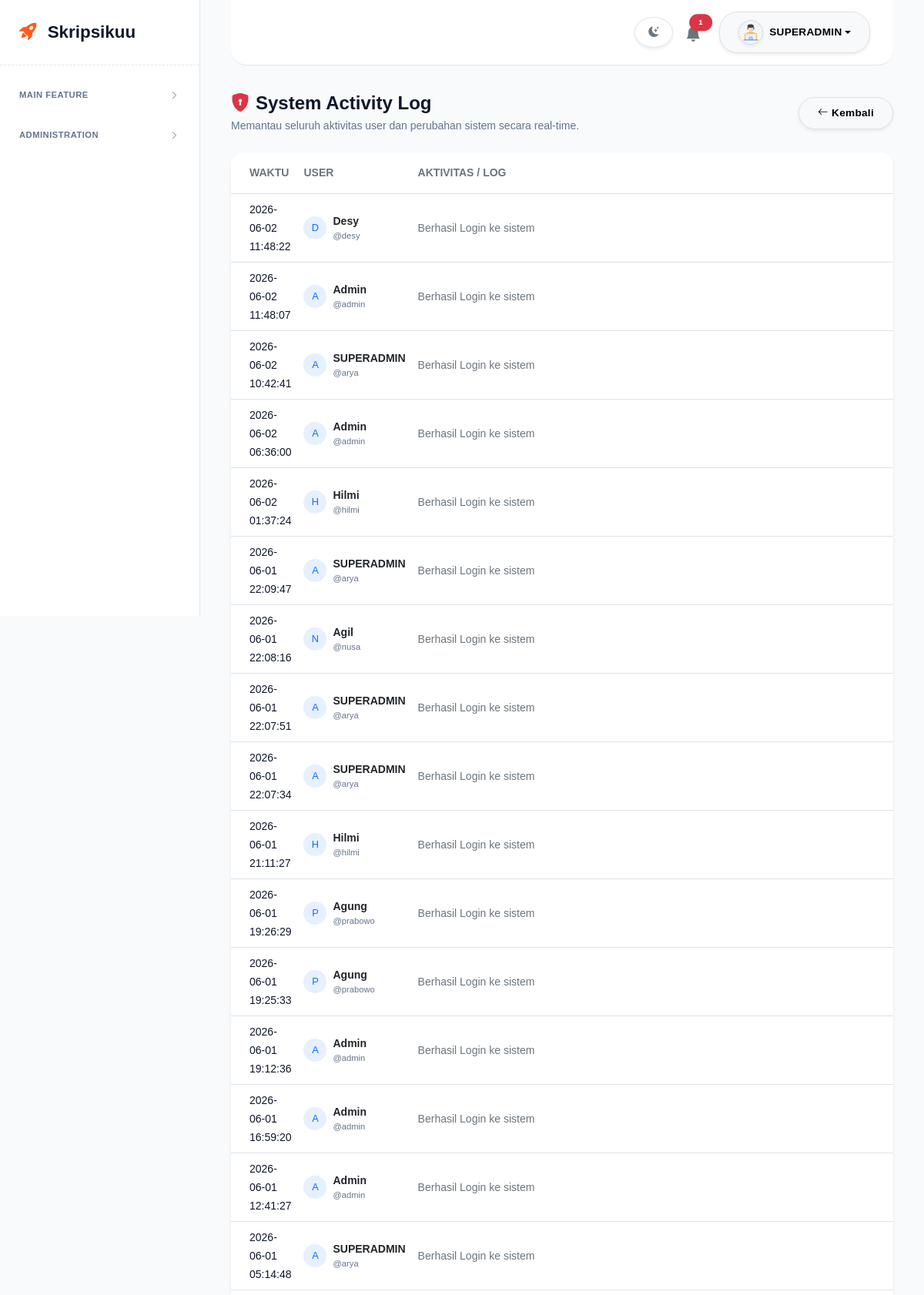
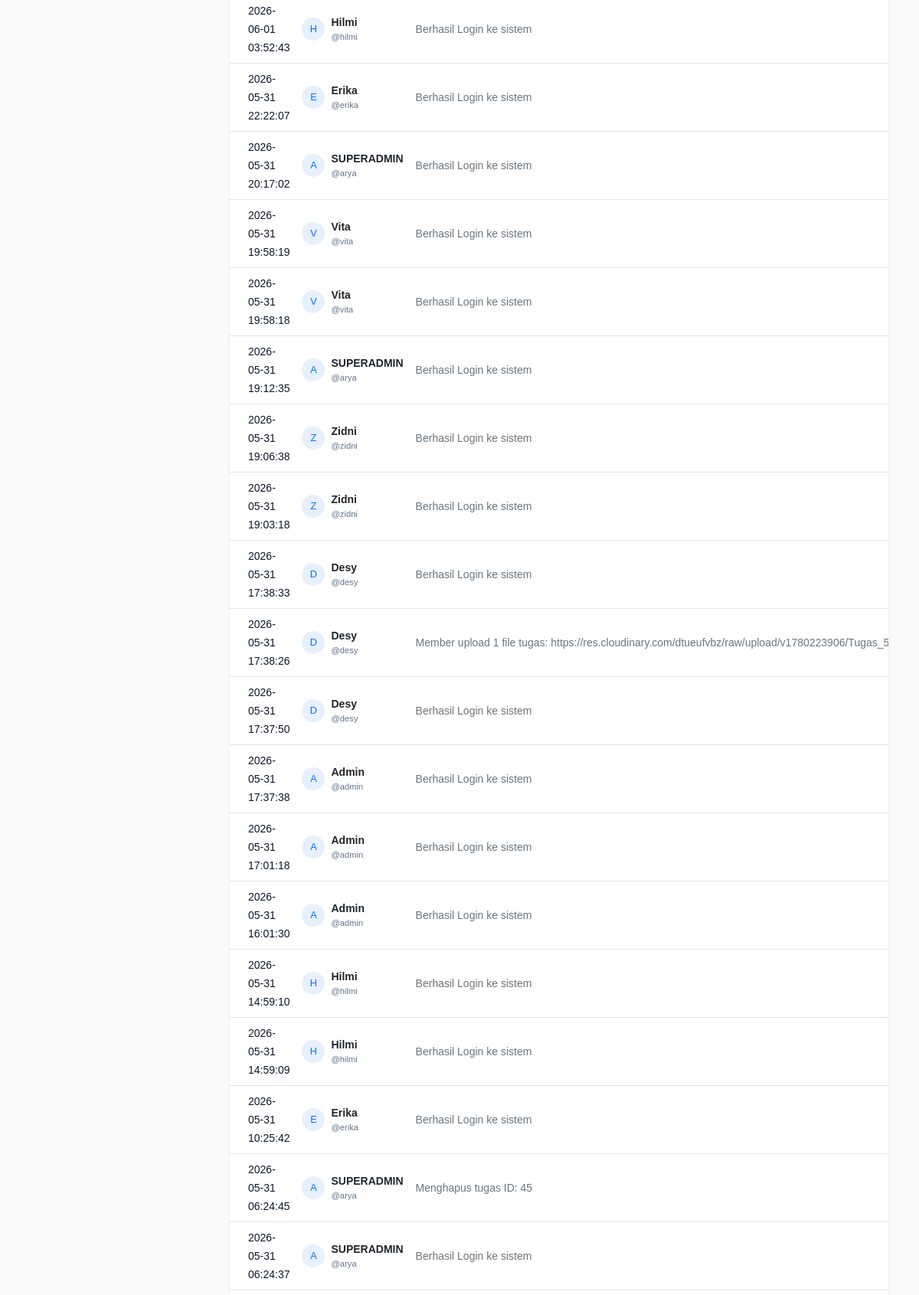
/activity_log (signed in, upper part), run on the app's committed database (2 pictures, top to bottom).
### tables this page shows
CREATE TABLE users (
            id INTEGER PRIMARY KEY AUTOINCREMENT,
            username TEXT UNIQUE NOT NULL,
            password TEXT NOT NULL,
            nama_lengkap TEXT NOT NULL,
            role TEXT CHECK(role IN ('admin', 'reviewer', 'member')) NOT NULL
        , foto TEXT);

CREATE TABLE logs (
    id INTEGER PRIMARY KEY AUTOINCREMENT, 
    user_id INTEGER, 
    aksi TEXT, 
    waktu TIMESTAMP DEFAULT CURRENT_TIMESTAMP,
    FOREIGN KEY(user_id) REFERENCES users(id)
);

### rute_web.py (the view)
    @app.route('/activity_log')
    def view_logs():
        if 'loggedin' not in session or session['role'] != 'superadmin':
            return "Woy! Cuma Bos Besar yang boleh liat CCTV!", 403
        conn = get_db_connection()
        logs = conn.execute('''
            SELECT l.id, l.user_id, l.aksi, datetime(l.waktu, '+7 hours') as waktu,
                   u.username, u.nama_lengkap, u.role
            FROM logs l
            JOIN users u ON l.user_id = u.id
            ORDER BY l.waktu DESC LIMIT 100
        ''').fetchall()
        conn.close()
        return render_template('activity_log.html', logs=logs)

### app.py (called while the page is built)
def load_blacklist():
    if os.path.exists(FILE_BLACKLIST):
        with open(FILE_BLACKLIST, 'r') as f:
            try: return json.load(f)
            except: return []
    return []

@app.before_request
def bouncer_security():
    raw_ip = request.headers.get('X-Forwarded-For', request.remote_addr)
    ip = raw_ip.split(',')[0].strip() if raw_ip else '0.0.0.0'
    blacklist_dinamis = load_blacklist()
    if ip in BLOCKED_IPS or ip in blacklist_dinamis:
        abort(403)
    ua = request.headers.get('User-Agent', '')
    if any(bot in ua for bot in BLOCKED_UAS):
        abort(403)

@app.after_request
def izinkan_cors(response):
    domain_aman = [
        'https://skripsikuu.pythonanywhere.com',  # Web Skripsikuu sendiri
        'https://itarya.pythonanywhere.com',      # Web Monitoring lu
        'http://localhost:5000',                  # Buat lu testing di komputer lokal
        'http://127.0.0.1:5000'
    ]
    origin_masuk = request.headers.get('Origin')
    if origin_masuk in domain_aman:
        response.headers['Access-Control-Allow-Origin'] = origin_masuk
    response.headers['Access-Control-Allow-Headers'] = 'Content-Type,Authorization'
    return response

### mesin_db.py (called while the page is built)
def get_db_connection():
    db_path = os.path.join(BASE_DIR, 'dashboard_tugas.db')
    conn = sqlite3.connect(db_path, timeout=15)
    conn.row_factory = sqlite3.Row
    return conn

### templates/activity_log.html (shortened to what this page needs)
{% extends "base.html" %}
{% block content %}
<div class="d-flex justify-content-between align-items-center mb-4 mt-2">
    <div>
        <h4 class="fw-bolder text-dark mb-1"><i class="bi bi-shield-lock-fill text-danger me-2"></i>System Activity Log</h4>
        <p class="text-muted small mb-0">Memantau seluruh aktivitas user dan perubahan sistem secara real-time.</p>
    </div>
    <a href="/dashboard" class="btn btn-light border btn-sm shadow-sm fw-bold"><i class="bi bi-arrow-left me-1"></i>Kembali</a>
</div>
<div class="card shadow-sm border-0 rounded-4 overflow-hidden mb-5" data-aos="fade-up" data-aos-delay="150">
    <div class="card-body p-0">
        <div class="table-responsive">
            <table class="table table-hover align-middle mb-0">
                <thead class="bg-light">
                    <tr>
                        <th class="ps-4 py-3 text-secondary small fw-bolder" style="width: 20%;">WAKTU</th>
                        <th class="py-3 text-secondary small fw-bolder" style="width: 20%;">USER</th>
                        <th class="py-3 text-secondary small fw-bolder">AKTIVITAS / LOG</th>
                    </tr>
                </thead>
                <tbody>
                    {% for l in logs %}
                    <tr>
                        <td class="ps-4">
                            <span class="small text-dark fw-medium">{{ l['waktu'] }}</span>
                        </td>
                        <td>
                            <div class="d-flex align-items-center">
                                <div class="bg-primary bg-opacity-10 text-primary rounded-circle d-flex align-items-center justify-content-center me-2" style="width: 30px; height: 30px; font-size: 0.8rem;">
                                    {{ l['username'][0].upper() }}
                                </div>
                                <div>
                                    <div class="small fw-bold">{{ l['nama_lengkap'] }}</div>
                                    <div class="text-muted" style="font-size: 0.7rem;">@{{ l['username'] }}</div>
                                </div>
                            </div>
                        </td>
                        <td>
                            <span class="small text-secondary">{{ l['aksi'] }}</span>
                        </td>
                    </tr>
                    {% else %}
                    <tr>
                        <td colspan="4" class="text-center py-5 text-muted fst-italic">
                            Belum ada aktivitas yang tercatat.
                        </td>
                    </tr>
                    {% endfor %}
                </tbody>
            </table>
        </div>
    </div>
</div>
{% endblock %}

### templates/base.html (shortened to what this page needs)
<!DOCTYPE html>
<html lang="id">
<head>
    <link href="https://cdn.jsdelivr.net/npm/bootstrap@5.3.0/dist/css/bootstrap.min.css" rel="stylesheet">
    <link rel="stylesheet" href="https://cdn.jsdelivr.net/npm/bootstrap-icons@1.11.3/font/bootstrap-icons.min.css">
    <link href="https://unpkg.com/aos@2.3.1/dist/aos.css" rel="stylesheet">
    <link rel="stylesheet" href="{{ url_for('static', filename='style.css') }}?v={{ range(1, 10000) | random }}">
</head>
<body>
<div class="sidebar" id="sidebar" data-aos="fade-right" data-aos-duration="600">
    <div class="brand">
        <i class="bi bi-rocket-takeoff-fill me-2" style="color: #ff5a1f;"></i>
        <span class="text-dark">Skripsikuu</span>
    </div>
    <div class="menu-label d-flex justify-content-between align-items-center" data-bs-toggle="collapse" data-bs-target="#groupMain" aria-expanded="false" role="button" style="cursor: pointer;">
        <span>Main Feature</span>
        <i class="bi bi-chevron-down chevron-icon"></i>
    </div>
    {% if session['role'] in ['admin', 'superadmin'] %}
    <div class="menu-label d-flex justify-content-between align-items-center mt-3" data-bs-toggle="collapse" data-bs-target="#groupAdmin" aria-expanded="false" role="button" style="cursor: pointer;">
        <span>Administration</span>
        <i class="bi bi-chevron-down chevron-icon"></i>
    </div>
    {% endif %}
</div>
<div class="main-content">
    <div class="top-header" style="position: relative; z-index: 99999;">
        <div class="d-flex align-items-center">
            <button class="theme-toggle-btn me-3 shadow-sm btn" id="toggleThemeBtn" title="Ganti Mode Tampilan">
                <i class="bi bi-moon-stars-fill" id="themeIcon"></i>
            </button>
            <a href="/dashboard" class="text-secondary position-relative me-3 me-sm-4 mt-1 text-decoration-none">
                <i class="bi bi-bell-fill fs-5"></i>
                {% if notif_count and notif_count > 0 %}
                <span class="position-absolute top-0 start-100 translate-middle badge rounded-pill bg-danger shadow-sm" style="font-size: 0.6rem;">{{ notif_count }}</span>
                {% endif %}
            </a>
            <div class="dropdown">
                <button class="btn btn-light dropdown-toggle border shadow-sm d-flex align-items-center" type="button" data-bs-toggle="dropdown" aria-expanded="false">
                    <img src="{{ session.get('foto') or url_for('static', filename='img/default_avatar.png') }}" alt="Profile" class="rounded-circle shadow-sm me-2" style="width: 32px; height: 32px; object-fit: cover; border: 1px solid #cbd5e1;">
                    <span class="fw-bold d-none d-sm-inline">{{ session['nama_lengkap'] }}</span>
                </button>
            </div>
        </div>
    </div>
    <main class="container-fluid px-0">
        {% block content %}{% endblock %}
    </main>
</div>
</body>
</html>

### static/style.css (style rules this page uses)
:root { --bg-canvas: #f8fafc; --bg-card: #ffffff; --bg-sidebar: #ffffff; --bg-header: #ffffff; --text-utama: #0f172a; --text-muted: #64748b; --text-nav-inactive: #475569; --border-kaca: #e2e8f0; --bg-light-box: #f1f5f9; --shadow-spectra: 0 4px 20px rgba(15, 23, 42, 0.03); }
body { font-family: 'Plus Jakarta Sans', sans-serif; background-color: var(--bg-canvas); color: var(--text-utama); overflow-x: hidden; transition: background-color 0.3s ease, color 0.3s ease; position: relative; -webkit-font-smoothing: antialiased; -moz-osx-font-smoothing: grayscale; font-weight: 400; }
.text-dark { color: var(--text-utama) !important; }
.text-muted { color: var(--text-muted) !important; }
.bg-light { background-color: var(--bg-light-box) !important; }
.card { border: 1px solid var(--border-kaca); background: var(--bg-card); color: var(--text-utama); border-radius: 16px; box-shadow: var(--shadow-spectra); transition: transform 0.3s ease, box-shadow 0.3s ease, border-color 0.3s ease; }
.btn { border-radius: 24px; font-weight: 500; font-size: 0.85rem; padding: 10px 24px; letter-spacing: 0.3px; transition: all 0.2s ease-in-out; }
.badge { border-radius: 8px; padding: 6px 12px; font-weight: 600; letter-spacing: 0.3px; }
.sidebar { position: fixed; top: 0; left: 0; height: 100vh; width: 260px; background-color: var(--bg-sidebar); color: var(--text-utama); padding-top: 25px; padding-bottom: 80px; z-index: 1000; transition: all 0.3s; border-right: 1px solid var(--border-kaca); overflow-y: auto; overflow-x: hidden; }
.sidebar .brand { padding: 0 25px 25px; font-size: 1.4rem; font-weight: 700; color: var(--text-utama); border-bottom: 1px dashed var(--border-kaca); margin-bottom: 20px; }
.sidebar .menu-label { font-size: 0.7rem; text-transform: uppercase; font-weight: 600; color: var(--text-muted); padding: 10px 25px; margin-top: 15px; letter-spacing: 0.5px; }
.main-content { margin-left: 260px; padding: 30px 40px; min-height: 100vh; transition: all 0.3s; }
.top-header { display: flex; justify-content: flex-end; align-items: center; background-color: var(--bg-header); border-bottom: 1px solid var(--border-kaca); border-radius: 0 0 20px 20px; padding: 15px 30px; margin-top: -30px; margin-bottom: 35px; }
.table { color: var(--text-utama); vertical-align: middle; }

### templates/base.html (style rules this page uses)
#sidebar { overflow-y: auto; max-height: 100vh; padding-bottom: 80px; }
.menu-label .chevron-icon { transition: transform 0.3s ease; }
.menu-label[aria-expanded="false"] .chevron-icon { transform: rotate(-90deg); }
.theme-toggle-btn { width: 40px; height: 40px; border-radius: 50% !important; display: inline-flex; align-items: center; justify-content: center; cursor: pointer; transition: all 0.3s ease; border: 1px solid var(--border-kaca) !important; background-color: var(--bg-card) !important; color: var(--text-utama) !important; }
.top-header { position: relative !important; z-index: 99999 !important; }

### data on the page
users: nama_lengkap "SUPERADMIN"
logs: waktu "2026-06-02 11:48:22", username "D", nama_lengkap "Desy", username "desy", aksi "Berhasil Login ke sistem"
logs: waktu "2026-06-02 11:48:07", username "A", nama_lengkap "Admin", username "admin", aksi "Berhasil Login ke sistem"
logs: waktu "2026-06-02 10:42:41", username "A", nama_lengkap "SUPERADMIN", username "arya", aksi "Berhasil Login ke sistem"
logs: waktu "2026-06-02 06:36:00", username "A", nama_lengkap "Admin", username "admin", aksi "Berhasil Login ke sistem"
logs: waktu "2026-06-02 01:37:24", username "H", nama_lengkap "Hilmi", username "hilmi", aksi "Berhasil Login ke sistem"
logs: waktu "2026-06-01 22:09:47", username "A", nama_lengkap "SUPERADMIN", username "arya", aksi "Berhasil Login ke sistem"
logs: waktu "2026-06-01 22:08:16", username "N", nama_lengkap "Agil", username "nusa", aksi "Berhasil Login ke sistem"
logs: waktu "2026-06-01 22:07:51", username "A", nama_lengkap "SUPERADMIN", username "arya", aksi "Berhasil Login ke sistem"
logs: waktu "2026-06-01 22:07:34", username "A", nama_lengkap "SUPERADMIN", username "arya", aksi "Berhasil Login ke sistem"
logs: waktu "2026-06-01 21:11:27", username "H", nama_lengkap "Hilmi", username "hilmi", aksi "Berhasil Login ke sistem"
logs: waktu "2026-06-01 19:26:29", username "P", nama_lengkap "Agung", username "prabowo", aksi "Berhasil Login ke sistem"
logs: waktu "2026-06-01 19:25:33", username "P", nama_lengkap "Agung", username "prabowo", aksi "Berhasil Login ke sistem"
logs: waktu "2026-06-01 19:12:36", username "A", nama_lengkap "Admin", username "admin", aksi "Berhasil Login ke sistem"
logs: waktu "2026-06-01 16:59:20", username "A", nama_lengkap "Admin", username "admin", aksi "Berhasil Login ke sistem"
logs: waktu "2026-06-01 12:41:27", username "A", nama_lengkap "Admin", username "admin", aksi "Berhasil Login ke sistem"
logs: waktu "2026-06-01 05:14:48", username "A", nama_lengkap "SUPERADMIN", username "arya", aksi "Berhasil Login ke sistem"
logs: waktu "2026-06-01 03:52:43", username "H", nama_lengkap "Hilmi", username "hilmi", aksi "Berhasil Login ke sistem"
logs: waktu "2026-05-31 22:22:07", username "E", nama_lengkap "Erika", username "erika", aksi "Berhasil Login ke sistem"
logs: waktu "2026-05-31 20:17:02", username "A", nama_lengkap "SUPERADMIN", username "arya", aksi "Berhasil Login ke sistem"
logs: waktu "2026-05-31 19:58:19", username "V", nama_lengkap "Vita", username "vita", aksi "Berhasil Login ke sistem"
logs: waktu "2026-05-31 19:58:18", username "V", nama_lengkap "Vita", username "vita", aksi "Berhasil Login ke sistem"
logs: waktu "2026-05-31 19:12:35", username "A", nama_lengkap "SUPERADMIN", username "arya", aksi "Berhasil Login ke sistem"
logs: waktu "2026-05-31 19:06:38", username "Z", nama_lengkap "Zidni", username "zidni", aksi "Berhasil Login ke sistem"
logs: waktu "2026-05-31 19:03:18", username "Z", nama_lengkap "Zidni", username "zidni", aksi "Berhasil Login ke sistem"
logs: waktu "2026-05-31 17:38:33", username "D", nama_lengkap "Desy", username "desy", aksi "Berhasil Login ke sistem"
logs: waktu "2026-05-31 17:38:26", username "D", nama_lengkap "Desy", username "desy", aksi "Member upload 1 file tugas:…"
logs: waktu "2026-05-31 17:37:50", username "D", nama_lengkap "Desy", username "desy", aksi "Berhasil Login ke sistem"
logs: waktu "2026-05-31 17:37:38", username "A", nama_lengkap "Admin", username "admin", aksi "Berhasil Login ke sistem"
logs: waktu "2026-05-31 17:01:18", username "A", nama_lengkap "Admin", username "admin", aksi "Berhasil Login ke sistem"
logs: waktu "2026-05-31 16:01:30", username "A", nama_lengkap "Admin", username "admin", aksi "Berhasil Login ke sistem"
logs: waktu "2026-05-31 14:59:10", username "H", nama_lengkap "Hilmi", username "hilmi", aksi "Berhasil Login ke sistem"
logs: waktu "2026-05-31 14:59:09", username "H", nama_lengkap "Hilmi", username "hilmi", aksi "Berhasil Login ke sistem"
logs: waktu "2026-05-31 10:25:42", username "E", nama_lengkap "Erika", username "erika", aksi "Berhasil Login ke sistem"
logs: waktu "2026-05-31 06:24:45", username "A", nama_lengkap "SUPERADMIN", username "arya", aksi "Menghapus tugas ID: 45"
logs: waktu "2026-05-31 06:24:37", username "A", nama_lengkap "SUPERADMIN", username "arya", aksi "Berhasil Login ke sistem"

### other printed values
{{ notif_count }} "1"
